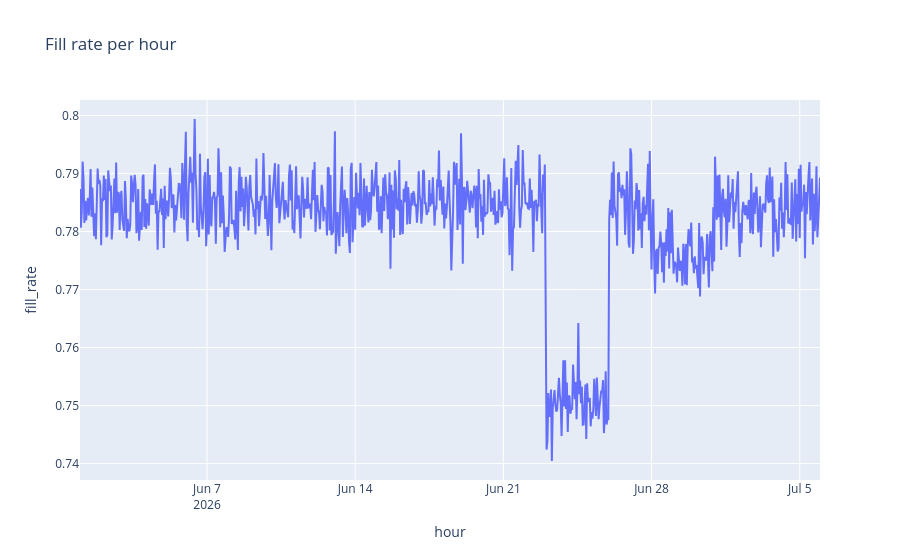

Notebook code cell kept with this figure:
### Code cell
px.line(df, x="hour", y="fill_rate", title="Fill rate per hour")

### Figure 1 — Plotly figure (JSON) as saved in the notebook; plotly's stock layout.template omitted (floating-point values rounded to 4 significant figures; data arrays with more than 128 entries replaced by an {"elided": "..."} marker saying what was removed)
{"data": [{"hovertemplate": "hour=%{x}<br>fill_rate=%{y}<extra></extra>", "legendgroup": "", "line": {"color": "#636efa", "dash": "solid"}, "marker": {"symbol": "circle"}, "mode": "lines", "name": "", "orientation": "v", "showlegend": false, "type": "scatter", "x": {"elided": "840 str values"}, "xaxis": "x", "y": {"elided": "840 float values"}, "yaxis": "y"}], "layout": {"legend": {"tracegroupgap": 0}, "title": {"text": "Fill rate per hour"}, "xaxis": {"anchor": "y", "domain": [0.0, 1.0], "title": {"text": "hour"}}, "yaxis": {"anchor": "x", "domain": [0.0, 1.0], "title": {"text": "fill_rate"}}}}
